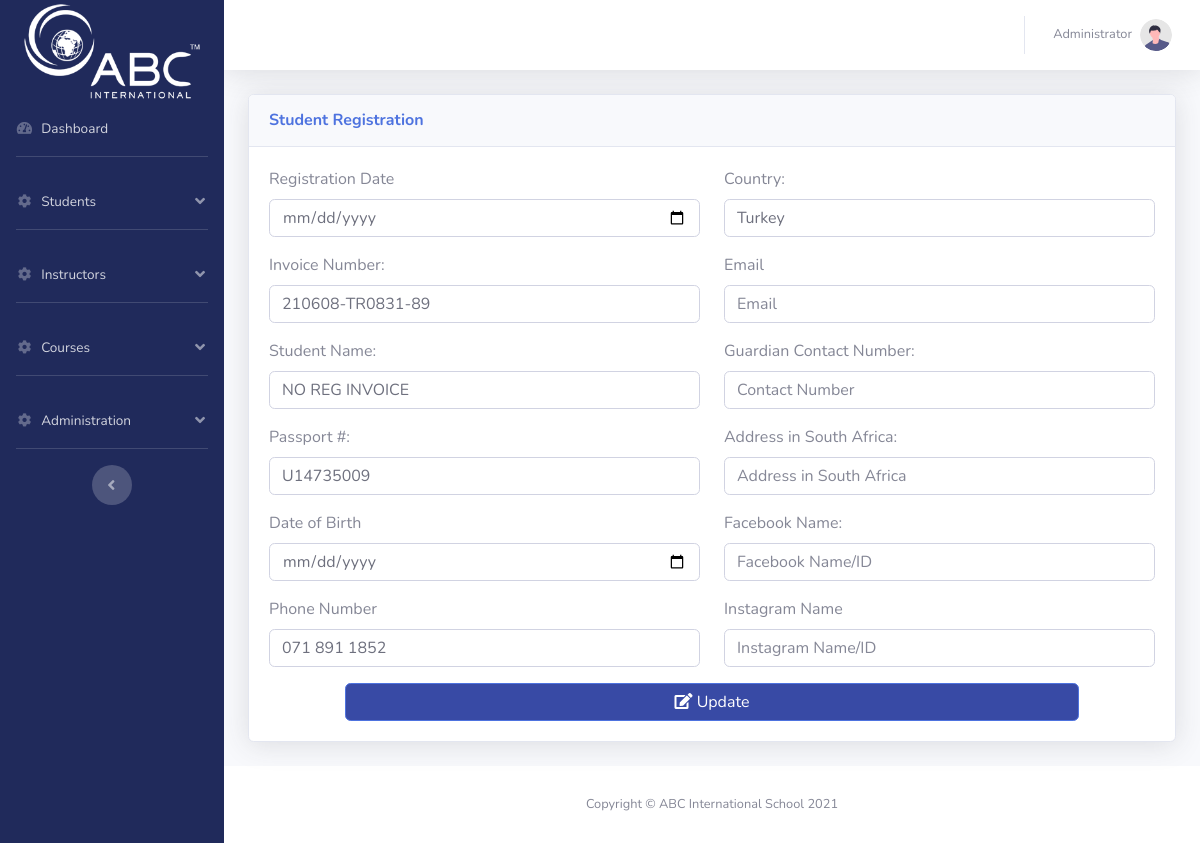
The page /admin_edit_student_page.php?id=3 (signed in) on the database as committed earlier.
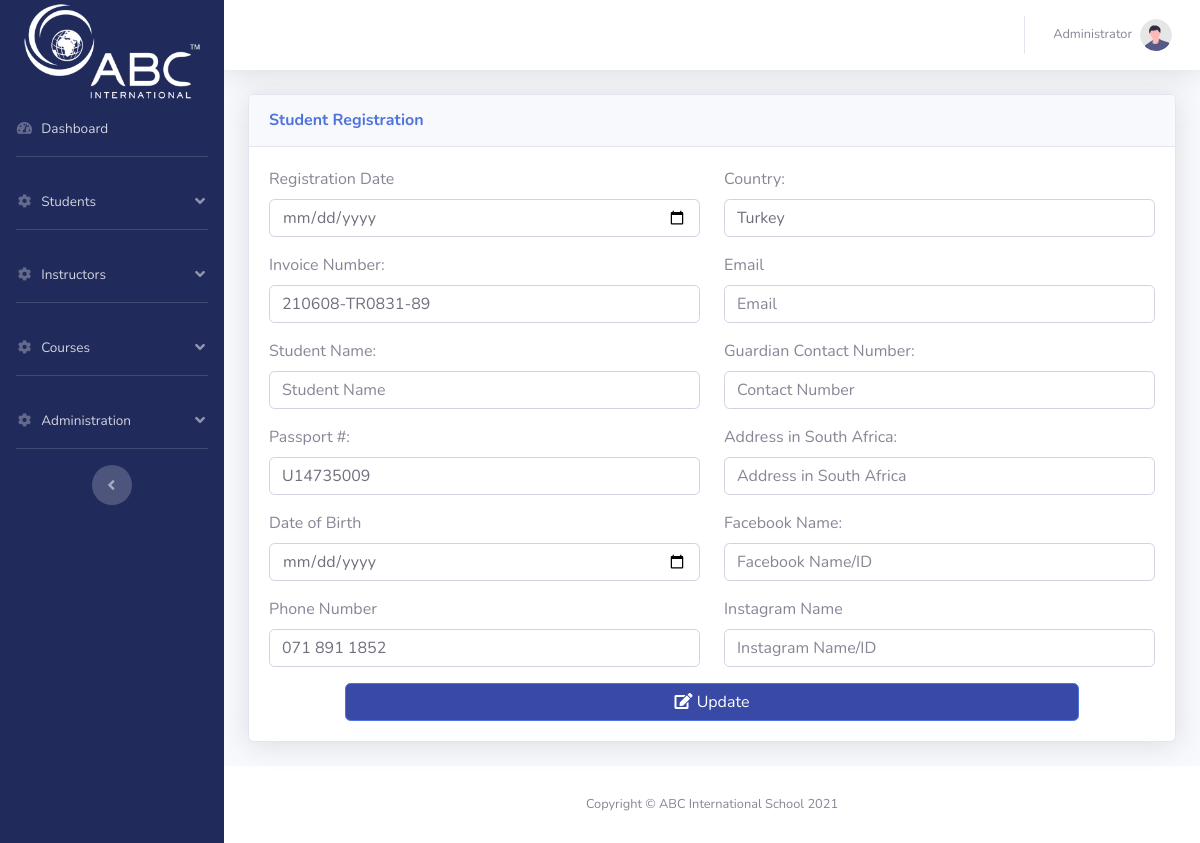
The same page on the database as committed later.
### tables this page shows
CREATE TABLE `master_registration_list` (
  `id` int(255) NOT NULL,
  `student_id` varchar(1000) DEFAULT NULL,
  `student_name` varchar(1000) DEFAULT NULL,
  `registration_date` varchar(1000) DEFAULT NULL,
  `country` varchar(1000) DEFAULT NULL,
  `passport_no` varchar(1000) DEFAULT NULL,
  `dob` varchar(1000) DEFAULT NULL,
  `phone_no` varchar(1000) DEFAULT NULL,
  `email` varchar(1000) DEFAULT NULL,
  `reason` varchar(1000) DEFAULT NULL,
  `deactivation_date` varchar(1000) DEFAULT NULL,
  `notes` varchar(1000) DEFAULT NULL,
  `registration_invoice_no` varchar(1000) DEFAULT NULL,
  `guardian_contact` varchar(1000) NOT NULL,
  `address_S_A` varchar(1000) NOT NULL,
  `facebook` varchar(1000) NOT NULL,
  `insta` varchar(1000) NOT NULL
);

### admin_edit_student_page.php (the view, shortened to what this page needs)
<?php
require 'parts/app.php';
$id = $_GET["id"];
$sql = "SELECT * FROM master_registration_list WHERE id=$id";
$res = mysqli_query($con, $sql);
$row = mysqli_fetch_array($res);
?>
<!DOCTYPE html>
<html lang="en">
<?php
require 'parts/head.php';
?>
<body id="page-top">
    <div id="wrapper">
        <?php require 'parts/side_bar.php'; ?>
        <div id="content-wrapper" class="d-flex flex-column">
            <div id="content">
                <?php require 'parts/top_bar.php'; ?>
                <div class="container-fluid">
                    <div class="card shadow mb-4">
                        <div class="card-header py-3">
                            <h6 class="m-0 font-weight-bold text-primary">Student Registration</h6>
                        </div>
                        <div class="card-body">
                            <form action="" method="POST">
                                <div class="row">
                                    <div class="col-md-6">
                                        <div class="form-group">
                                            <label for="email">Registration Date</label>
                                            <input type="date" name="registration_date" class="form-control" placeholder="Registration Date" id="email" value="<?php echo $row["registration_date"]; ?>">
                                        </div>
                                        <div class="form-group">
                                            <label for="pwd">Invoice Number:</label>
                                            <input type="text" name="invoice" class="form-control" value="<?php echo $row["student_id"]; ?>">
                                        </div>
                                        <div class="form-group">
                                            <label for="pwd">Student Name:</label>
                                            <input type="text" name="name" class="form-control" placeholder="Student Name" id="pwd" value="<?php echo $row["registration_invoice_no"]; ?>">
                                        </div>
                                        <div class="form-group">
                                            <label for="pwd">Passport #:</label>
                                            <input type="text" name="passport" class="form-control" placeholder="Passport Number" id="pwd" value="<?php echo $row["passport_no"]; ?>">
                                        </div>
                                        <div class="form-group">
                                            <label for="pwd">Date of Birth</label>
                                            <input type="date" name="dob" class="form-control" placeholder="DOB" id="pwd" value="<?php echo $row["dob"]; ?>">
                                        </div>
                                        <div class="form-group">
                                            <label for="pwd">Phone Number</label>
                                            <input type="text" name="phone_num" class="form-control" placeholder="Phone Number" id="pwd" value="<?php echo $row["phone_no"]; ?>">
                                        </div>
                                    </div>
                                    <div class="col-md-6">
                                        <div class="form-group">
                                            <label for="pwd">Country:</label>
                                            <input type="text" name="country" class="form-control" placeholder="Country" id="pwd" value="<?php echo $row["country"]; ?>">
                                        </div>
                                        <div class="form-group">
                                            <label for="email">Email</label>
                                            <input type="text" class="form-control" placeholder="Email" id="email" value="<?php echo $row["email"]; ?>">
                                        </div>
                                        <div class="form-group">
                                            <label for="pwd">Guardian Contact Number:</label>
                                            <input type="text" name="gardian_contact" class="form-control" placeholder="Contact Number" id="pwd" value="<?php echo $row["guardian_contact"]; ?>">
                                        </div>
                                        <div class="form-group">
                                            <label for="pwd">Address in South Africa:</label>
                                            <input type="text" name="SA_address" class="form-control" placeholder="Address in South Africa" id="pwd" value="<?php echo $row["address_S_A"]; ?>">
                                        </div>
                                        <div class="form-group">
                                            <label for="pwd">Facebook Name:</label>
                                            <input type="text" name="fb" class="form-control" placeholder="Facebook Name/ID" id="pwd" value="<?php echo $row["facebook"]; ?>">
                                        </div>
                                        <div class="form-group">
                                            <label for="pwd">Instagram Name</label>
                                            <input type="text" name="insta" class="form-control" placeholder="Instagram Name/ID" id="pwd" value="<?php echo $row["insta"]; ?>">
                                        </div>
                                    </div>
                                </div>
                                <div class="row">
                                    <div class="col-md-10 mx-auto">
                                        <button class="btn btn-primary bg-appColor w-100" type="submit" name="add_student">
                                            <span class="fas fa-edit"></span> Update
                                        </button>
                                    </div>
                                </div>
                            </form>
                        </div>
                    </div>
                </div>
            </div>
            <?php require 'parts/footer.php'; ?>
        </div>
    </div>
</body>
</html>

### parts/head.php (shortened to what this page needs)
<head>
    <link href="vendor/fontawesome-free/css/all.min.css" rel="stylesheet" type="text/css">
    <link href="css/custom.css?v=<?php echo rand(); ?>" rel="stylesheet" type="text/css">
    <link href="css/sb-admin-2.min.css?v=<?php echo rand(); ?>" rel="stylesheet">
</head>

### parts/side_bar.php (shortened to what this page needs)
<ul class="navbar-nav bg-gradient-primary sidebar sidebar-dark accordion" id="accordionSidebar">
    <a class="sidebar-brand d-flex align-items-center justify-content-center" href="admin_dashboard.php" style="height: 100px;">
        <img src="img/logo.png" alt="" style="width: 100%">
    </a>
    <li class="nav-item">
        <a class="nav-link" href="admin_dashboard.php">
            <i class="fas fa-fw fa-tachometer-alt"></i>
            <span>Dashboard</span></a>
    </li>
    <hr class="sidebar-divider">
    <li class="nav-item">
        <a class="nav-link" href="#" data-toggle="collapse" data-target="#collapse1" aria-expanded="true"
           aria-controls="collapse1">
            <i class="fas fa-fw fa-cog"></i>
            <span>Students</span>
        </a>
    </li>
    <hr class="sidebar-divider">
    <li class="nav-item">
        <a class="nav-link" href="#" data-toggle="collapse" data-target="#collapseTwo" aria-expanded="true"
           aria-controls="collapseTwo">
            <i class="fas fa-fw fa-cog"></i>
            <span>Instructors</span>
        </a>
    </li>
    <hr class="sidebar-divider">
    <li class="nav-item">
        <a class="nav-link" href="#" data-toggle="collapse" data-target="#collapse3" aria-expanded="true"
           aria-controls="collapse3">
            <i class="fas fa-fw fa-cog"></i>
            <span>Courses</span>
        </a>
    </li>
    <hr class="sidebar-divider">
    <li class="nav-item">
        <a class="nav-link" href="#" data-toggle="collapse" data-target="#collapse4" aria-expanded="true"
           aria-controls="collapse4">
            <i class="fas fa-fw fa-cog"></i>
            <span>Administration</span>
        </a>
    </li>
    <hr class="sidebar-divider d-none d-md-block">
    <div class="text-center d-none d-md-inline">
        <button class="rounded-circle border-0" id="sidebarToggle"></button>
    </div>
</ul>

### parts/top_bar.php (shortened to what this page needs)
<nav class="navbar navbar-expand navbar-light bg-white topbar mb-4 static-top shadow">
    <ul class="navbar-nav ml-auto">
        <li class="nav-item dropdown no-arrow">
            <a class="nav-link dropdown-toggle" href="#" id="userDropdown" role="button"
               data-toggle="dropdown" aria-haspopup="true" aria-expanded="false">
                <span class="mr-2 d-none d-lg-inline text-gray-600 small">Administrator</span>
                <img class="img-profile rounded-circle"
                     src="img/undraw_profile.svg">
            </a>
        </li>
    </ul>
</nav>

### parts/footer.php (shortened to what this page needs)
<footer class="sticky-footer bg-white">
    <div class="container my-auto">
        <div class="copyright text-center my-auto">
            <span>Copyright &copy; ABC International School 2021</span>
        </div>
    </div>
</footer>

### css/custom.css (style rules this page uses)
.bg-appColor { background-color: #384aa5 !important; }

Rows that differ between the two databases and show on the page:
changed master_registration_list "210608-TR0831-89": name "NO REG INVOICE" → (not shown)
